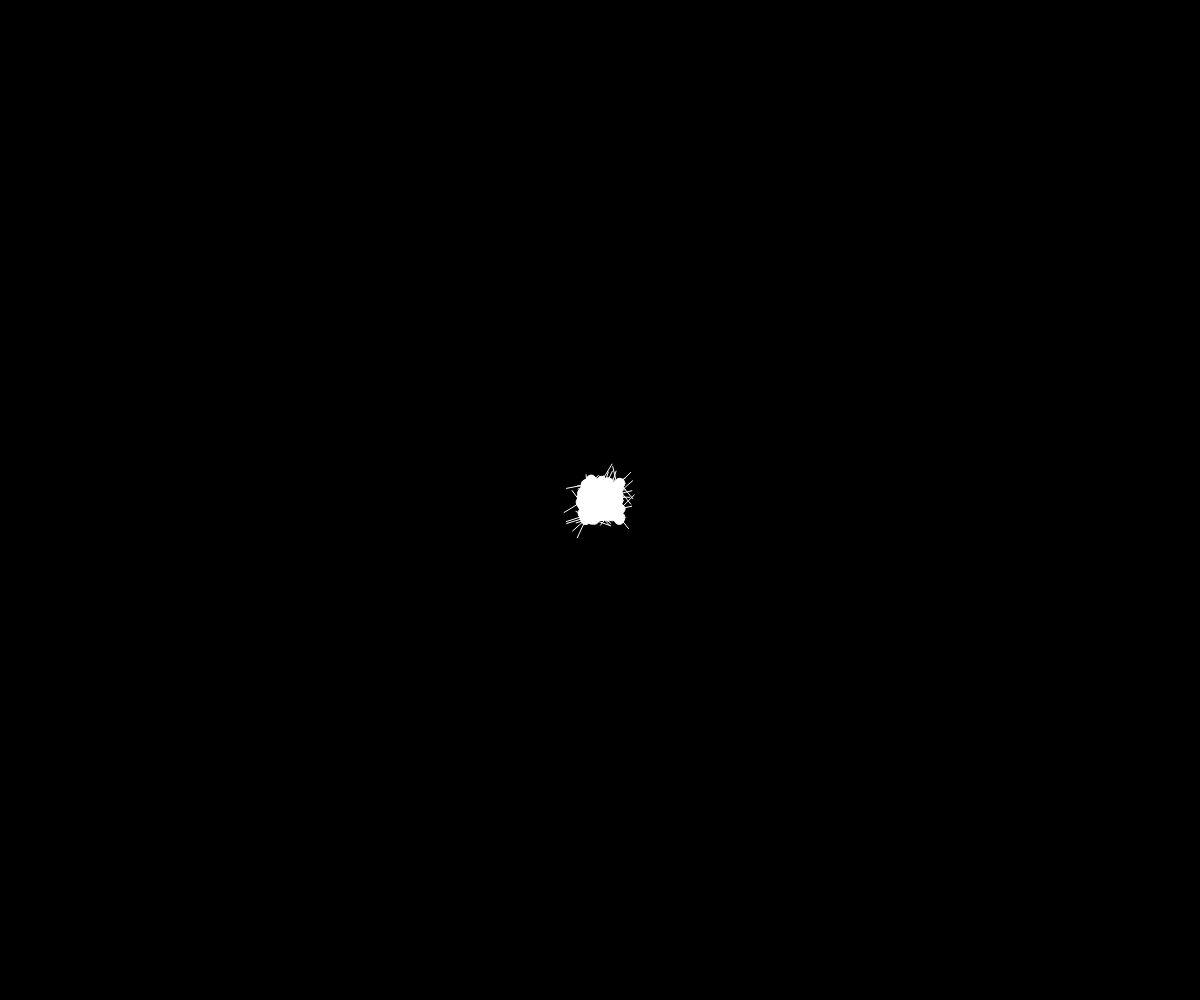
Frame 1 (no input)
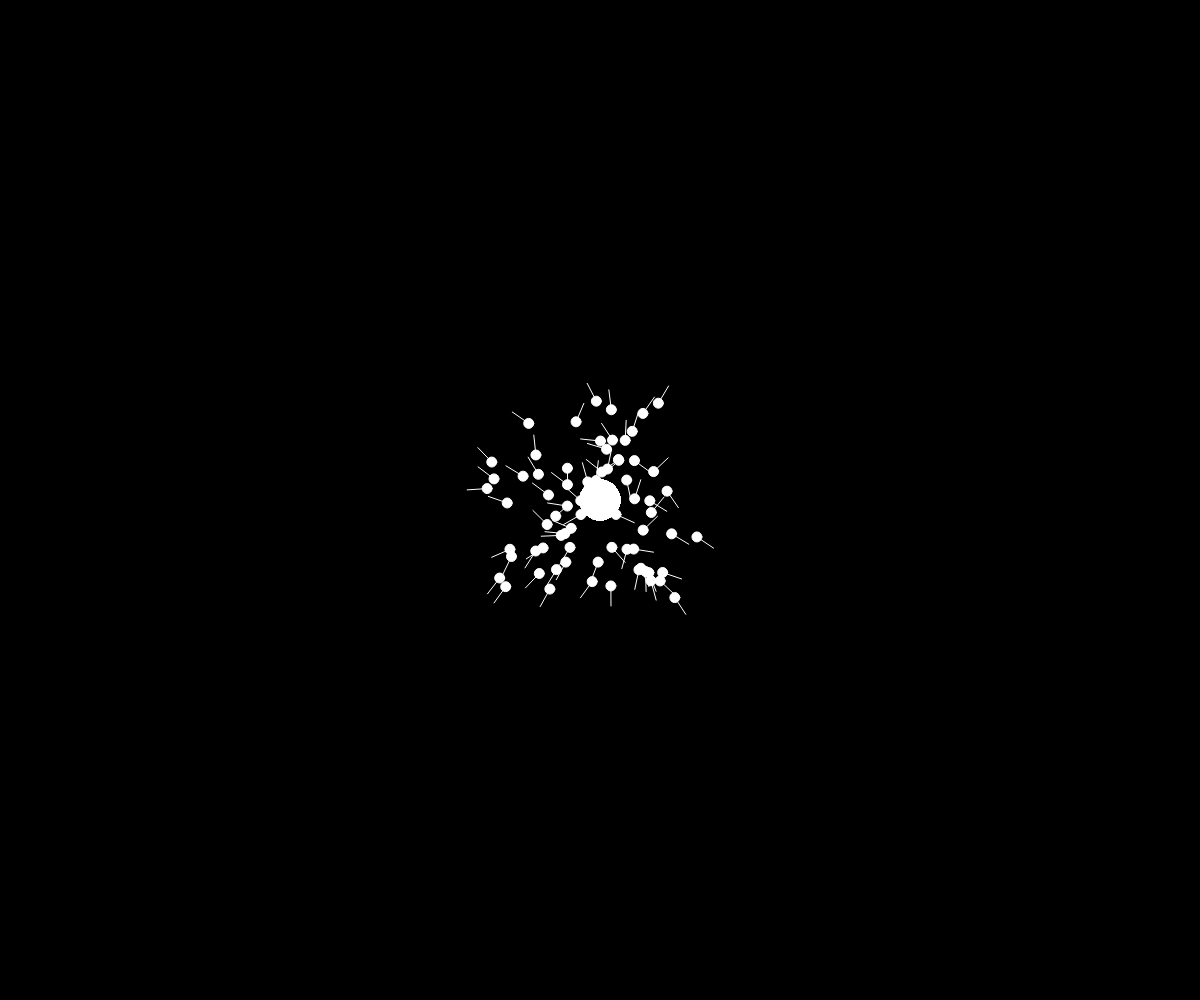
Frame 60 (no input)
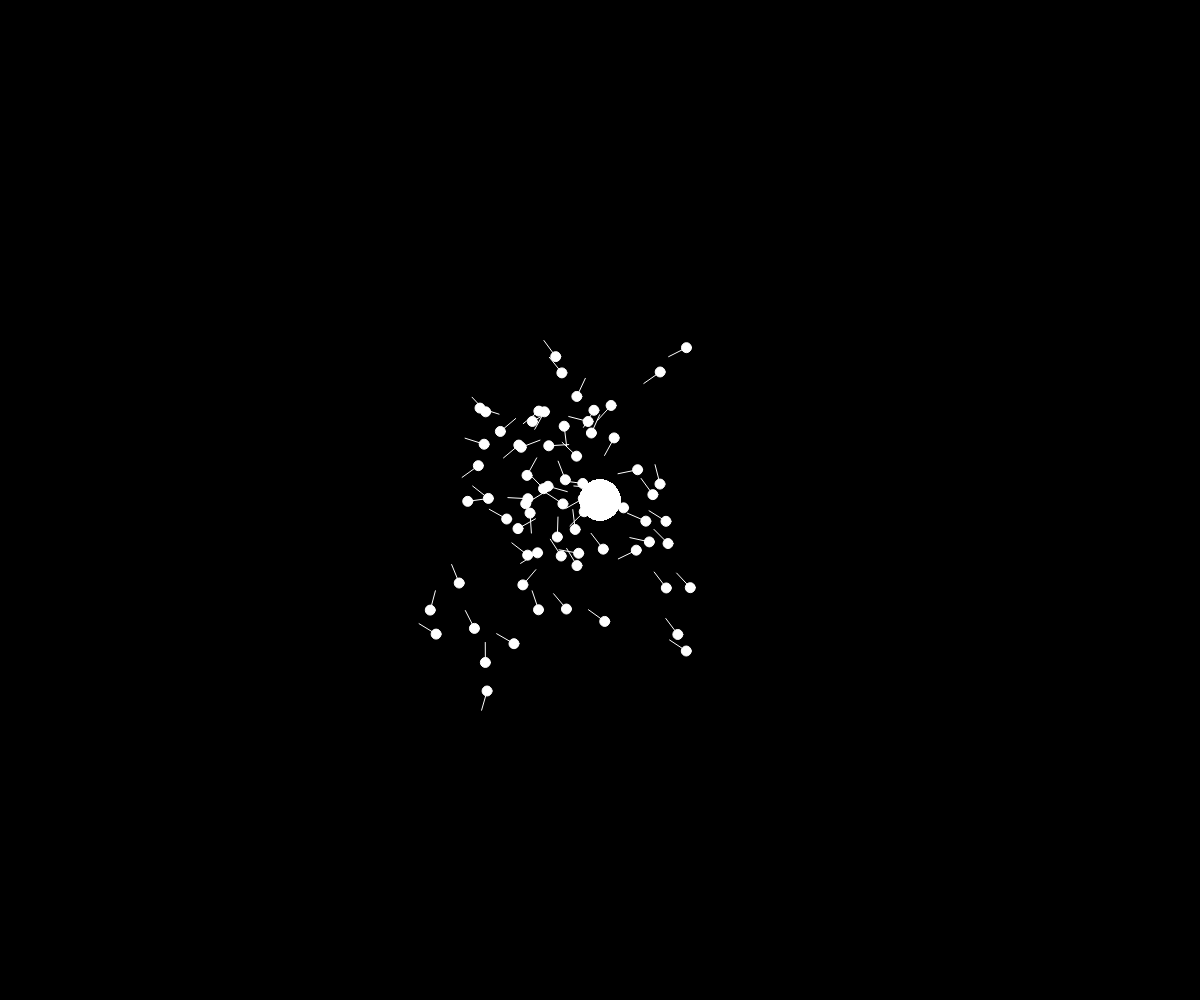
Frame 120 (the mouse pressed at the canvas centre since frame 60)

The p5.js sketch that drew these frames (run headless with seeded random() and noise() and a simulated clock; from frame 60 on, the mouse is pressed at the canvas centre):

// p5.js sketch
// ── sketch.js

var birds = [];
var bgColor = 0;
function
    setup() {
    createCanvas(windowWidth, windowHeight);

    background(bgColor);
    frameRate(60);
    class Boid {
        constructor(x, y, vx, vy, r, color) {
            this.x = x;
            this.y = y;
            this.vx = vx;
            this.vy = vy;
            this.r = r;
            this.color = color;
        }
        drawShape() {
            ;

        }
        update(vx, vy) {
            this.vx += vx;
            this.vy += vy;
            this.x += this.vx;
            this.y += this.vy;
        }


    }
    class Bird extends Boid {
        constructor(x, y, vx, vy, r, color) {
            super(x, y, vx, vy, r, color);
        }
        drawShape() {
            stroke(this.color);
            circle(this.x, this.y, this.r);
            var vecX;
            var vecY;
            [vecX, vecY] = normalize(this.vx, this.vy);
            line(this.x, this.y, this.x + vecX * 20, this.y + vecY * 20);

        }
    }

    for (var i = 0; i <= 70; i += 1) {
        var bird = new Bird(random(windowWidth / 2 - 20, windowWidth / 2 + 20), random(windowHeight / 2 - 20, windowHeight / 2 + 20), random(-0.1, 0.1), random(-0.1, 0.1), 10, [255, 255, 255]);
        birds.push(bird);


    }

}

function
    draw() {
    background(bgColor);
    var avgPosX = 0;
    var avgPosY = 0;
    var avgvX = 0;
    var avgvY = 0;
    var num = birds.length;



    for (var i = 0; i < birds.length; i += 1) {

        avgPosX += birds[i].x;
        avgPosY += birds[i].y;
        avgvX += birds[i].vx;
        avgvY += birds[i].vy;
    }
    avgPosX /= num;
    avgPosY /= num;
    avgvX /= num;
    avgvY /= num;

    for (var i = 0; i < num; i += 1) {
        //接近
        var vx1 = 0;
        var vy1 = 0;
        var avgPosiX = (avgPosX * num - birds[i].x) / num - 1;
        var avgPosiY = (avgPosY * num - birds[i].y) / num - 1;
        var distcenter = sqrt((avgPosiX - birds[i].x) ** 2 + (avgPosiY - birds[i].y) ** 2);
        var p = 30;
        if (distcenter < p) {
            ;
        } else {
            vx1 = (avgPosiX - birds[i].x);
            vy1 = (avgPosiY - birds[i].y);
        }

        //衝突回避

        var vx2 = 0;
        var vy2 = 0;

        for (var j = 0; j < birds.length; j += 1) {
            var dx = birds[j].x - birds[i].x;
            var dy = birds[j].y - birds[i].y;
            var dist = sqrt(dx * dx + dy * dy);
            if (i == j) {
                dist = 10000
            }

            if (dist < 20) {
                vx2 = -1 * dx;
                vy2 = -1 * dy;
            }

        }

        //整列
        var avgviX = (avgvX * num - birds[i].vx) / num - 1;
        var avgviY = (avgvY * num - birds[i].vy) / num - 1;

        var vx3 = (avgviX - birds[i].vx);
        var vy3 = (avgviY - birds[i].vy);


        //目標地点
        var vx4 = 0;
        var vy4 = 0;
        var p = 50;
        var dist = 0;
        var target_x = windowWidth / 2;
        var target_y = windowHeight / 2;
        if (mouseIsPressed == true) {
            target_x = mouseX;
            target_y = mouseY;

        }
        var dist = sqrt((birds[i].x - target_x) ** 2 + (birds[i].y - target_y) ** 2);
        if (dist < p) {
            ;
        } else {
            vx4 = target_x - birds[i].x;
            vy4 = target_y - birds[i].y;
        }
        ellipse(target_x, target_y, 40);
        [vx1, vy1] = normalize(vx1, vy1);
        [vx4, vy4] = normalize(vx4, vy4);

        var a1 = 0.7;
        var a2 = 0.4;
        var a3 = 0.2;
        var a4 = 0.9;

        max_speed = 0.08
        var vx = a1 * vx1 + a2 * vx2 + a3 * vx3 + a4 * vx4;
        var vy = a1 * vy1 + a2 * vy2 + a3 * vy3 + a4 * vy4;
        var v = sqrt(vx ** 2 + vy ** 2);
        if (v > max_speed) {
            vx = (vx / v) * max_speed;
            vy = (vy / v) * max_speed;
        }

        birds[i].drawShape();

        birds[i].update(vx, vy);
    }

}

function normalize(x, y) {
    var ans = [0, 0];
    if (x == 0 && y == 0) {
        return ans;
    } else {
        ans[0] = x / sqrt(x ** 2 + y ** 2);
        ans[1] = y / sqrt(x ** 2 + y ** 2);
        return ans;
    }
}
